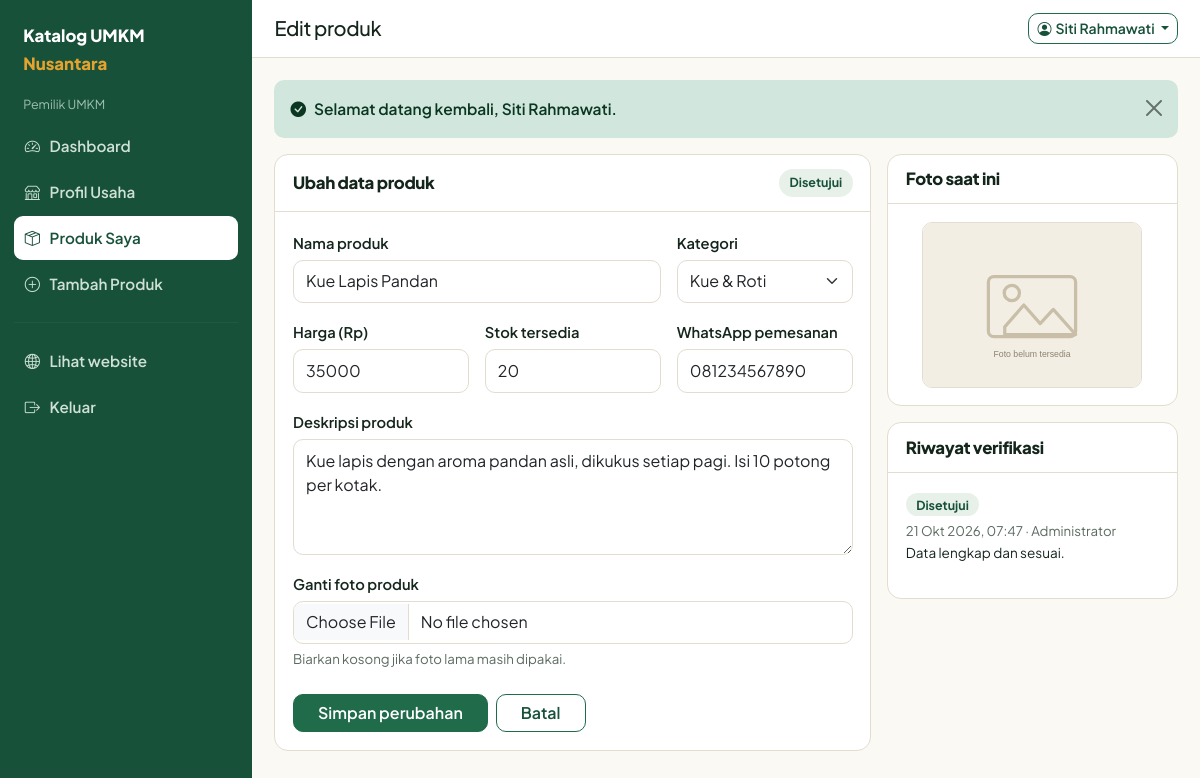
/pemilik/produk-edit.php?id=1 (signed in), run on the app's committed database.
### tables this page shows
CREATE TABLE `umkm` (
  `id`           INT AUTO_INCREMENT PRIMARY KEY,
  `user_id`      INT NOT NULL,
  `nama_usaha`   VARCHAR(150) NOT NULL,
  `nama_pemilik` VARCHAR(100) NOT NULL,
  `alamat`       TEXT NULL,
  `no_telepon`   VARCHAR(20) NOT NULL,
  `deskripsi`    TEXT NULL,
  `foto_umkm`    VARCHAR(255) NULL,
  `status`       ENUM('menunggu','disetujui','ditolak') NOT NULL DEFAULT 'menunggu',
  `created_at`   TIMESTAMP NOT NULL DEFAULT CURRENT_TIMESTAMP,
  `updated_at`   TIMESTAMP NOT NULL DEFAULT CURRENT_TIMESTAMP ON UPDATE CURRENT_TIMESTAMP,
  UNIQUE KEY `uk_umkm_user` (`user_id`),
  CONSTRAINT `fk_umkm_user` FOREIGN KEY (`user_id`) REFERENCES `users` (`id`) ON DELETE CASCADE
);

CREATE TABLE `products` (
  `id`               INT AUTO_INCREMENT PRIMARY KEY,
  `umkm_id`          INT NOT NULL,
  `category_id`      INT NULL,
  `nama_produk`      VARCHAR(150) NOT NULL,
  `deskripsi`        TEXT NULL,
  `harga`            DECIMAL(12,2) NOT NULL DEFAULT 0,
  `stok`             INT NOT NULL DEFAULT 0,
  `no_wa`            VARCHAR(20) NULL,            
  `foto_produk`      VARCHAR(255) NULL,
  `status`           ENUM('menunggu','disetujui','ditolak') NOT NULL DEFAULT 'menunggu',
  `alasan_penolakan` TEXT NULL,
  `created_at`       TIMESTAMP NOT NULL DEFAULT CURRENT_TIMESTAMP,
  `updated_at`       TIMESTAMP NOT NULL DEFAULT CURRENT_TIMESTAMP ON UPDATE CURRENT_TIMESTAMP,
  KEY `idx_produk_status` (`status`),
  KEY `idx_produk_umkm` (`umkm_id`),
  KEY `idx_produk_kategori` (`category_id`),
  CONSTRAINT `fk_produk_umkm` FOREIGN KEY (`umkm_id`) REFERENCES `umkm` (`id`) ON DELETE CASCADE,
  CONSTRAINT `fk_produk_kategori` FOREIGN KEY (`category_id`) REFERENCES `categories` (`id`) ON DELETE SET NULL
);

CREATE TABLE `categories` (
  `id`            INT AUTO_INCREMENT PRIMARY KEY,
  `nama_kategori` VARCHAR(80) NOT NULL,
  `deskripsi`     VARCHAR(255) NULL,
  UNIQUE KEY `uk_kategori_nama` (`nama_kategori`)
);

CREATE TABLE `verification_logs` (
  `id`          INT AUTO_INCREMENT PRIMARY KEY,
  `product_id`  INT NOT NULL,
  `admin_id`    INT NULL,
  `status`      ENUM('menunggu','disetujui','ditolak') NOT NULL,
  `catatan`     TEXT NULL,
  `verified_at` TIMESTAMP NOT NULL DEFAULT CURRENT_TIMESTAMP,
  KEY `idx_log_produk` (`product_id`),
  CONSTRAINT `fk_log_produk` FOREIGN KEY (`product_id`) REFERENCES `products` (`id`) ON DELETE CASCADE,
  CONSTRAINT `fk_log_admin` FOREIGN KEY (`admin_id`) REFERENCES `users` (`id`) ON DELETE SET NULL
);

CREATE TABLE `users` (
  `id`         INT AUTO_INCREMENT PRIMARY KEY,
  `nama`       VARCHAR(100) NOT NULL,
  `email`      VARCHAR(150) NOT NULL,
  `password`   VARCHAR(255) NOT NULL,            
  `role`       ENUM('admin','umkm') NOT NULL DEFAULT 'umkm',
  `created_at` TIMESTAMP NOT NULL DEFAULT CURRENT_TIMESTAMP,
  UNIQUE KEY `uk_users_email` (`email`)
);

### config/database.php (called while the page is built, shortened)
<?php
function db()
{
    static $pdo = null;
    if ($pdo === null) {
        $dsn = 'mysql:host=' . DB_HOST . ';dbname=' . DB_NAME . ';charset=utf8mb4';
        try {
            $pdo = new PDO($dsn, DB_USER, DB_PASS, [
                PDO::ATTR_ERRMODE            => PDO::ERRMODE_EXCEPTION,
                PDO::ATTR_DEFAULT_FETCH_MODE => PDO::FETCH_ASSOC,
                PDO::ATTR_EMULATE_PREPARES   => false,
            ]);
        } catch (PDOException $e) {
            error_log('Koneksi database gagal: ' . $e->getMessage());
            exit('Koneksi ke database gagal. Periksa kembali file config/database.php dan pastikan MySQL sudah berjalan.');
        }
    }
    return $pdo;
}

### pemilik/produk-edit.php (the view, shortened to what this page needs)
<?php
$umkm = umkm_saya();
$id     = (int) ($_GET['id'] ?? $_POST['id'] ?? 0);
$produk = produk_milik_saya($id, $umkm['id']);
$kategori = ambil_kategori();
$error    = [];
$isi = [
    'nama_produk' => $produk['nama_produk'],
    'category_id' => $produk['category_id'],
    'harga'       => (int) $produk['harga'],
    'stok'        => $produk['stok'],
    'no_wa'       => $produk['no_wa'] ?: $umkm['no_telepon'],
    'deskripsi'   => $produk['deskripsi'],
];
$log = db()->prepare('SELECT v.*, u.nama AS nama_admin FROM verification_logs v LEFT JOIN users u ON u.id = v.admin_id WHERE v.product_id = ? ORDER BY v.verified_at DESC');
$log->execute([$produk['id']]);
$riwayat = $log->fetchAll();
$judul     = 'Edit produk';
require_once APP_ROOT . '/includes/panel_header.php';
?>
<div class="row g-3">
  <div class="col-lg-8">
    <div class="kotak">
      <div class="kotak-kepala">
        <h2>Ubah data produk</h2>
        <?= status_badge($produk['status']) ?>
      </div>
      <div class="kotak-badan">
        <form method="post" enctype="multipart/form-data" novalidate>
          <div class="row g-3">
            <div class="col-md-8">
              <label class="form-label" for="nama_produk">Nama produk</label>
              <input class="form-control <?= isset($error['nama_produk']) ? 'is-invalid' : '' ?>" id="nama_produk" name="nama_produk" value="<?= e($isi['nama_produk']) ?>" required>
            </div>
            <div class="col-md-4">
              <label class="form-label" for="category_id">Kategori</label>
              <select class="form-select <?= isset($error['category_id']) ? 'is-invalid' : '' ?>" id="category_id" name="category_id" required>
                <?php foreach ($kategori as $k): ?>
                  <option value="<?= (int) $k['id'] ?>" <?= (string) $isi['category_id'] === (string) $k['id'] ? 'selected' : '' ?>><?= e($k['nama_kategori']) ?></option>
                <?php endforeach; ?>
              </select>
            </div>
            <div class="col-md-4">
              <label class="form-label" for="harga">Harga (Rp)</label>
              <input class="form-control <?= isset($error['harga']) ? 'is-invalid' : '' ?>" type="number" min="0" step="500" id="harga" name="harga" value="<?= e($isi['harga']) ?>" required>
            </div>
            <div class="col-md-4">
              <label class="form-label" for="stok">Stok tersedia</label>
              <input class="form-control <?= isset($error['stok']) ? 'is-invalid' : '' ?>" type="number" min="0" id="stok" name="stok" value="<?= e($isi['stok']) ?>" required>
            </div>
            <div class="col-md-4">
              <label class="form-label" for="no_wa">WhatsApp pemesanan</label>
              <input class="form-control <?= isset($error['no_wa']) ? 'is-invalid' : '' ?>" id="no_wa" name="no_wa" value="<?= e($isi['no_wa']) ?>" required>
            </div>
            <div class="col-12">
              <label class="form-label" for="deskripsi">Deskripsi produk</label>
              <textarea class="form-control <?= isset($error['deskripsi']) ? 'is-invalid' : '' ?>" id="deskripsi" name="deskripsi" rows="4" required><?= e($isi['deskripsi']) ?></textarea>
            </div>
            <div class="col-12">
              <label class="form-label" for="foto_produk">Ganti foto produk</label>
              <input class="form-control <?= isset($error['foto_produk']) ? 'is-invalid' : '' ?>" type="file" id="foto_produk" name="foto_produk" accept="image/jpeg,image/png,image/webp" data-pratinjau="#pratinjauProduk">
              <div class="bantuan mt-1">Biarkan kosong jika foto lama masih dipakai.</div>
            </div>
          </div>
          <div class="d-flex gap-2 mt-4">
            <button class="btn btn-utama px-4" type="submit">Simpan perubahan</button>
            <a class="btn btn-garis px-4" href="<?= url('pemilik/produk.php') ?>">Batal</a>
          </div>
        </form>
      </div>
    </div>
  </div>
  <div class="col-lg-4">
    <div class="kotak mb-3">
      <div class="kotak-kepala"><h2>Foto saat ini</h2></div>
      <div class="kotak-badan text-center">
        <img id="pratinjauProduk" class="pratinjau" src="<?= gambar('produk', $produk['foto_produk']) ?>" alt="Foto <?= e($produk['nama_produk']) ?>">
      </div>
    </div>
    <div class="kotak">
      <div class="kotak-kepala"><h2>Riwayat verifikasi</h2></div>
      <div class="kotak-badan">
        <?php if ($riwayat): ?>
          <ul class="list-unstyled mb-0">
            <?php foreach ($riwayat as $r): ?>
              <li class="mb-3">
                <?= status_badge($r['status']) ?>
                <div class="bantuan mt-1"><?= tanggal_id($r['verified_at'], true) ?><?= $r['nama_admin'] ? ' &middot; ' . e($r['nama_admin']) : '' ?></div>
                <?php if ($r['catatan']): ?><div class="small"><?= e($r['catatan']) ?></div><?php endif; ?>
              </li>
            <?php endforeach; ?>
          </ul>
        <?php else: ?>
          <p class="bantuan mb-0">Belum ada riwayat. Produk ini belum pernah diperiksa admin.</p>
        <?php endif; ?>
      </div>
    </div>
  </div>
</div>
<?php require_once APP_ROOT . '/includes/panel_footer.php'; ?>

### includes/panel_header.php (shortened to what this page needs)
<?php
$judul     = $judul     ?? 'Dashboard';
$menuAktif = $menuAktif ?? '';
$u         = user();
if (is_admin()) {
    $menungguCount = (int) db()->query("SELECT COUNT(*) FROM products WHERE status = 'menunggu'")->fetchColumn();
    $menu = [
        'dashboard' => ['Dashboard',     'admin/index.php',    'speedometer2', null],
        'umkm'      => ['Data UMKM',     'admin/umkm.php',     'shop',         null],
        'produk'    => ['Semua Produk',  'admin/produk.php',   'box-seam',     null],
        'verifikasi'=> ['Verifikasi',    'admin/produk.php?status=menunggu', 'patch-check', $menungguCount ?: null],
        'kategori'  => ['Kategori',      'admin/kategori.php', 'tags',         null],
        'laporan'   => ['Laporan',       'admin/laporan.php',  'file-earmark-text', null],
    ];
    $peran = 'Admin';
} else {
    $menu = [
        'dashboard' => ['Dashboard',      'pemilik/index.php',         'speedometer2',  null],
        'profil'    => ['Profil Usaha',   'pemilik/profil.php',        'shop',          null],
        'produk'    => ['Produk Saya',    'pemilik/produk.php',        'box-seam',      null],
        'tambah'    => ['Tambah Produk',  'pemilik/produk-tambah.php', 'plus-circle',   null],
    ];
    $peran = 'Pemilik UMKM';
}
function gambar_menu(array $menu, $menuAktif)
{
    foreach ($menu as $kunci => $m) {
        $aktif = $menuAktif === $kunci ? ' aktif' : '';
        echo '<a class="menu' . $aktif . '" href="' . url($m[1]) . '">'
           . '<i class="bi bi-' . e($m[2]) . '"></i><span>' . e($m[0]) . '</span>';
        echo '</a>';
    }
}
?>
<!DOCTYPE html>
<html lang="id">
<head>
<link href="https://cdn.jsdelivr.net/npm/bootstrap@5.3.3/dist/css/bootstrap.min.css" rel="stylesheet">
<link href="https://cdn.jsdelivr.net/npm/bootstrap-icons@1.11.3/font/bootstrap-icons.min.css" rel="stylesheet">
<link href="<?= asset('css/style.css') ?>" rel="stylesheet">
</head>
<body>
<div class="panel-wrap">
  <aside class="sidebar">
    <a class="merek" href="<?= url('index.php') ?>">Katalog UMKM <span>Nusantara</span></a>
    <div class="peran"><?= e($peran) ?></div>
    <?php gambar_menu($menu, $menuAktif); ?>
    <hr>
    <a class="menu" href="<?= url('index.php') ?>"><i class="bi bi-globe2"></i><span>Lihat website</span></a>
    <a class="menu" href="<?= url('auth/logout.php') ?>"><i class="bi bi-box-arrow-right"></i><span>Keluar</span></a>
  </aside>
  <div class="panel-isi">
    <header class="panel-atas">
      <div class="d-flex align-items-center gap-2">
        <div>
          <h1 class="h5 mb-0"><?= e($judul) ?></h1>
        </div>
      </div>
      <div class="dropdown">
        <button class="btn btn-garis btn-sm dropdown-toggle" data-bs-toggle="dropdown" aria-expanded="false">
          <i class="bi bi-person-circle me-1"></i><span class="d-none d-sm-inline"><?= e($u['nama']) ?></span>
        </button>
      </div>
    </header>
    <main class="panel-konten">
      <?php tampilkan_notif(); ?>

### includes/functions.php (shortened to what this page needs)
<?php
function e($value)
{
    return htmlspecialchars((string) $value, ENT_QUOTES, 'UTF-8');
}
function url($path = '')
{
    return BASE_URL . '/' . ltrim($path, '/');
}
function asset($path)
{
    return url('assets/' . ltrim($path, '/'));
}
function gambar($folder, $file)
{
    return asset('img/placeholder-' . ($folder === 'umkm' ? 'umkm' : 'produk') . '.svg');
}
function tanggal_id($datetime, $denganJam = false)
{
    $bulan = [1 => 'Jan', 'Feb', 'Mar', 'Apr', 'Mei', 'Jun', 'Jul', 'Agu', 'Sep', 'Okt', 'Nov', 'Des'];
    $t = strtotime($datetime);
    $hasil = date('j', $t) . ' ' . $bulan[(int) date('n', $t)] . ' ' . date('Y', $t);
    return $denganJam ? $hasil . ', ' . date('H:i', $t) : $hasil;
}
function tampilkan_notif()
{
    $peta = ['sukses' => 'success', 'gagal' => 'danger', 'info' => 'info'];
    $ikon = ['sukses' => 'check-circle-fill', 'gagal' => 'exclamation-triangle-fill', 'info' => 'info-circle-fill'];
    foreach ($_SESSION['flash'] as $f) {
        $kelas = $peta[$f['tipe']] ?? 'info';
        echo '<div class="alert alert-' . $kelas . ' alert-dismissible fade show notif" role="alert">'
           . '<i class="bi bi-' . ($ikon[$f['tipe']] ?? 'info-circle-fill') . ' me-2"></i>' . e($f['pesan'])
           . '<button type="button" class="btn-close" data-bs-dismiss="alert" aria-label="Tutup"></button></div>';
    }
}
function user()
{
    return $_SESSION['user'] ?? null;
}
function sudah_login()
{
    return user() !== null;
}
function is_admin()
{
    return sudah_login() && user()['role'] === 'admin';
}
function is_pemilik()
{
    return sudah_login() && user()['role'] === 'umkm';
}
function umkm_saya()
{
    $stmt = db()->prepare('SELECT * FROM umkm WHERE user_id = ? LIMIT 1');
    $stmt->execute([user()['id']]);
    $data = $stmt->fetch();
    return $data ?: null;
}
function produk_milik_saya($produk_id, $umkm_id)
{
    $stmt = db()->prepare('SELECT * FROM products WHERE id = ? AND umkm_id = ? LIMIT 1');
    $stmt->execute([(int) $produk_id, (int) $umkm_id]);
    $data = $stmt->fetch();
    return $data ?: null;
}
function status_teks($status)
{
    $peta = [
        ST_MENUNGGU  => 'Menunggu verifikasi',
        ST_DISETUJUI => 'Disetujui',
        ST_DITOLAK   => 'Ditolak',
    ];
    return $peta[$status] ?? $status;
}
function status_badge($status)
{
    $kelas = [
        ST_MENUNGGU  => 'badge-menunggu',
        ST_DISETUJUI => 'badge-disetujui',
        ST_DITOLAK   => 'badge-ditolak',
    ];
    return '<span class="badge-status ' . ($kelas[$status] ?? '') . '">' . e(status_teks($status)) . '</span>';
}
function ambil_kategori()
{
    return db()->query('SELECT * FROM categories ORDER BY nama_kategori ASC')->fetchAll();
}

### data on the page
umkm: nama_pemilik "Siti Rahmawati"
products: status "Disetujui", nama_produk "Kue Lapis Pandan", category_id "Kue & Roti", harga "35000", stok "20", no_wa "081234567890", deskripsi "Kue lapis dengan aroma pandan asli, dikukus setiap pagi. Isi 10 potong per kotak."
verification_logs: status "Disetujui", verified_at "21 Okt 2026, 07:47", admin.nama "Administrator", catatan "Data lengkap dan sesuai."

### other printed values
$peran "Pemilik UMKM"
$m[0] "Dashboard"
$m[0] "Profil Usaha"
$m[0] "Produk Saya"
$m[0] "Tambah Produk"
$judul "Edit produk"
$f['pesan'] "Selamat datang kembali, Siti Rahmawati."
